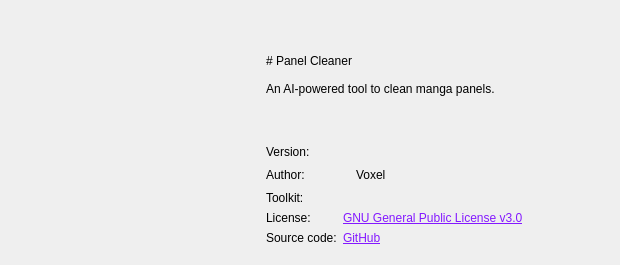
<?xml version="1.0" encoding="UTF-8"?>
<ui version="4.0">
 <class>About</class>
 <widget class="QWidget" name="About">
  <property name="geometry">
   <rect>
    <x>0</x>
    <y>0</y>
    <width>620</width>
    <height>265</height>
   </rect>
  </property>
  <property name="windowTitle">
   <string>About Panel Cleaner</string>
  </property>
  <layout class="QHBoxLayout" name="horizontalLayout_2">
   <property name="spacing">
    <number>6</number>
   </property>
   <property name="leftMargin">
    <number>20</number>
   </property>
   <property name="topMargin">
    <number>20</number>
   </property>
   <property name="rightMargin">
    <number>20</number>
   </property>
   <property name="bottomMargin">
    <number>20</number>
   </property>
   <item>
    <widget class="QLabel" name="label_logo">
     <property name="sizePolicy">
      <sizepolicy hsizetype="Fixed" vsizetype="Fixed">
       <horstretch>0</horstretch>
       <verstretch>0</verstretch>
      </sizepolicy>
     </property>
     <property name="minimumSize">
      <size>
       <width>200</width>
       <height>200</height>
      </size>
     </property>
     <property name="maximumSize">
      <size>
       <width>200</width>
       <height>200</height>
      </size>
     </property>
     <property name="text">
      <string/>
     </property>
     <property name="pixmap">
      <pixmap>:/logo.png</pixmap>
     </property>
     <property name="scaledContents">
      <bool>true</bool>
     </property>
    </widget>
   </item>
   <item>
    <spacer name="horizontalSpacer_2">
     <property name="orientation">
      <enum>Qt::Horizontal</enum>
     </property>
     <property name="sizeType">
      <enum>QSizePolicy::Fixed</enum>
     </property>
     <property name="sizeHint" stdset="0">
      <size>
       <width>40</width>
       <height>20</height>
      </size>
     </property>
    </spacer>
   </item>
   <item>
    <layout class="QVBoxLayout" name="verticalLayout">
     <item>
      <widget class="QLabel" name="label_2">
       <property name="text">
        <string># Panel Cleaner

An AI-powered tool to clean manga panels.</string>
       </property>
       <property name="textFormat">
        <enum>Qt::MarkdownText</enum>
       </property>
      </widget>
     </item>
     <item>
      <layout class="QFormLayout" name="formLayout">
       <property name="topMargin">
        <number>10</number>
       </property>
       <item row="0" column="0">
        <widget class="QLabel" name="label_3">
         <property name="text">
          <string>Version:</string>
         </property>
        </widget>
       </item>
       <item row="0" column="1">
        <widget class="QLabel" name="label_version">
         <property name="text">
          <string notr="true">&lt;version&gt;</string>
         </property>
        </widget>
       </item>
       <item row="1" column="0">
        <widget class="QLabel" name="label_11">
         <property name="text">
          <string>Author:</string>
         </property>
        </widget>
       </item>
       <item row="1" column="1">
        <layout class="QHBoxLayout" name="horizontalLayout">
         <item>
          <widget class="QLabel" name="label_copyright">
           <property name="text">
            <string notr="true">&lt;copyright&gt;</string>
           </property>
          </widget>
         </item>
         <item>
          <widget class="QLabel" name="label_13">
           <property name="text">
            <string notr="true">Voxel</string>
           </property>
          </widget>
         </item>
         <item>
          <spacer name="horizontalSpacer">
           <property name="orientation">
            <enum>Qt::Horizontal</enum>
           </property>
           <property name="sizeHint" stdset="0">
            <size>
             <width>40</width>
             <height>20</height>
            </size>
           </property>
          </spacer>
         </item>
        </layout>
       </item>
       <item row="2" column="0">
        <widget class="QLabel" name="label_5">
         <property name="text">
          <string>Toolkit:</string>
         </property>
        </widget>
       </item>
       <item row="2" column="1">
        <widget class="QLabel" name="label_toolkit">
         <property name="text">
          <string notr="true">&lt;toolkit&gt;</string>
         </property>
        </widget>
       </item>
       <item row="3" column="0">
        <widget class="QLabel" name="label_7">
         <property name="text">
          <string>License:</string>
         </property>
        </widget>
       </item>
       <item row="3" column="1">
        <widget class="QLabel" name="label_license">
         <property name="text">
          <string notr="true">&lt;html&gt;&lt;head/&gt;&lt;body&gt;&lt;p&gt;&lt;a href=&quot;open_license&quot;&gt;&lt;span style=&quot; text-decoration: underline; color:#8419ff;&quot;&gt;GNU General Public License v3.0&lt;/span&gt;&lt;/a&gt;&lt;/p&gt;&lt;/body&gt;&lt;/html&gt;</string>
         </property>
         <property name="textInteractionFlags">
          <set>Qt::LinksAccessibleByKeyboard|Qt::LinksAccessibleByMouse</set>
         </property>
        </widget>
       </item>
       <item row="4" column="0">
        <widget class="QLabel" name="label_9">
         <property name="text">
          <string>Source code:</string>
         </property>
        </widget>
       </item>
       <item row="4" column="1">
        <widget class="QLabel" name="label_10">
         <property name="text">
          <string notr="true">&lt;html&gt;&lt;head/&gt;&lt;body&gt;&lt;p&gt;&lt;a href=&quot;https://github.com/VoxelCubes/PanelCleaner&quot;&gt;&lt;span style=&quot; text-decoration: underline; color:#8419ff;&quot;&gt;GitHub&lt;/span&gt;&lt;/a&gt;&lt;/p&gt;&lt;/body&gt;&lt;/html&gt;</string>
         </property>
         <property name="openExternalLinks">
          <bool>true</bool>
         </property>
         <property name="textInteractionFlags">
          <set>Qt::LinksAccessibleByKeyboard|Qt::LinksAccessibleByMouse</set>
         </property>
        </widget>
       </item>
      </layout>
     </item>
    </layout>
   </item>
  </layout>
 </widget>
 <resources/>
 <connections/>
</ui>
